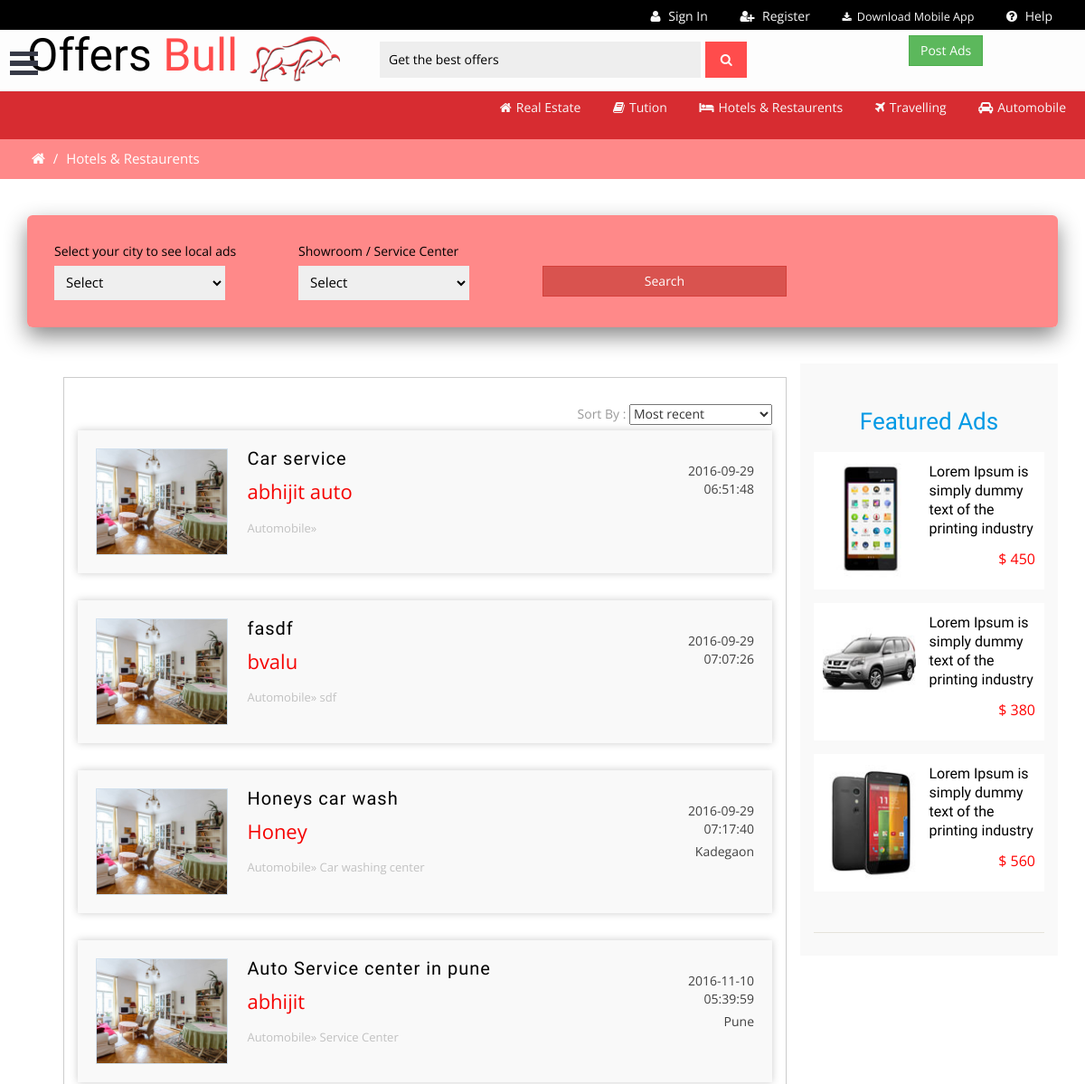
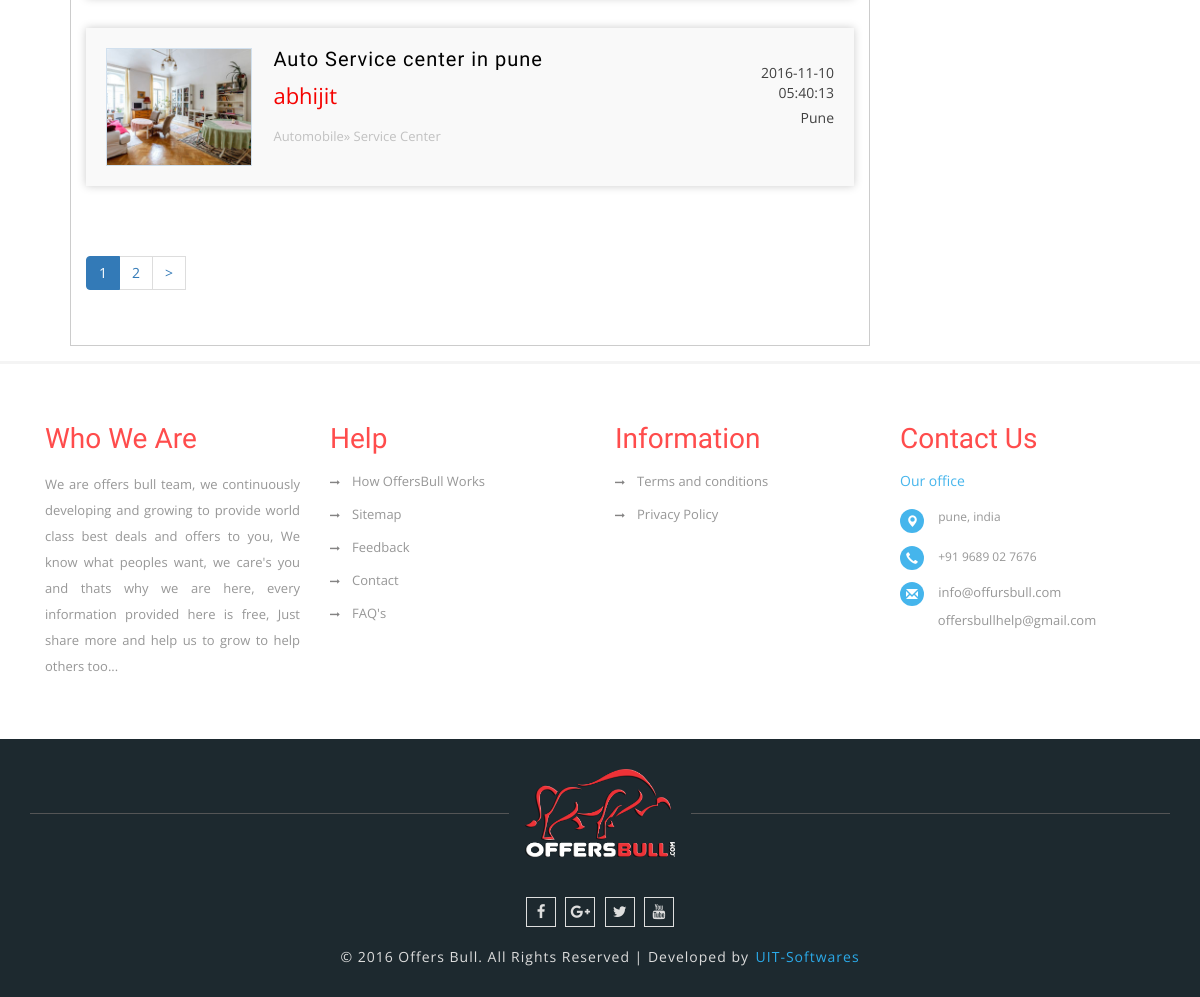
The page /index.php/automobile/auto on the database its author committed (2 pictures, top to bottom).
### tables this page shows
CREATE TABLE IF NOT EXISTS `automobile` (
  `autoid` int(11) NOT NULL AUTO_INCREMENT,
  `name` varchar(255) DEFAULT NULL,
  `title` varchar(255) DEFAULT NULL,
  `type` varchar(255) DEFAULT NULL,
  `address` text,
  `description` text,
  `mobile` varchar(255) DEFAULT NULL,
  `email` varchar(255) DEFAULT NULL,
  `city` varchar(255) DEFAULT NULL,
  `area` varchar(255) DEFAULT NULL,
  `date` datetime DEFAULT NULL,
  `offerend` datetime DEFAULT NULL,
  `category` tinyint(4) DEFAULT NULL,
  `userid` tinyint(4) DEFAULT NULL,
  PRIMARY KEY (`autoid`)
);

### index.php (called while the page is built, shortened)
<?php
require_once BASEPATH.'core/CodeIgniter.php';

### application/views/pages/automobile/container.php (the view, shortened to what this page needs)
<?php
if($datas==null){
	$query= $this->db->get('automobile',5,$this->uri->segment(3));
}
?>
<div class="w3layouts-breadcrumbs text-center">
	<div class="container">
		<span class="agile-breadcrumbs">
			<a href="<?php echo base_url();?>index.php"><i class="fa fa-home home_1"></i></a> /
			<a href="<?php echo base_url();?>index.php"><span>Hotels & Restaurents</span></a>
		</span>
	</div>
</div>
<div class="total-ads main-grid-border">
	<div class="container">
		<div class="select-box">
		<form method="post" id="search" name="search" action="<?php echo base_url();?>Automobile/search">
			<div class="select-city-for-local-ads ads-list">
				<label>Select your city to see local ads</label>
					<select id="city" name="city">
						<option>Select</option>
		            </select>
			</div>
			<div class="browse-category ads-list">
				<label>Showroom / Service Center</label>
				<select id="type" name="type">
				  <option data-tokens="Rent">Select</option>
				</select>
			</div>
			<div class="search-product ads-list">
				<label>&nbsp;</label>
				<button name="submit" class="btn btn-block btn-danger">Search</button>
			</div>
			</form>
		</div>
		<div class="ads-grid">
			<div class="agileinfo-ads-display col-md-9">
				<div class="wrapper">
				<div class="bs-example bs-example-tabs" role="tabpanel" data-example-id="togglable-tabs">
				  <div id="myTabContent" class="tab-content">
					<div role="tabpanel" class="tab-pane fade in active" id="home" aria-labelledby="home-tab">
					   <div>
											<div id="container">
							<div class="sort">
							   <div class="sort-by">
									<label>Sort By : </label>
									<select>
													<option value="">Most recent</option>
									</select>
								   </div>
								 </div>
							<div class="clearfix"></div>
						<ul class="list">
						<?php  if($datas==null){
							foreach ($query->result() as $row)
							{
						?>
							<a href="<?php echo base_url();?>Automobile/manage_view/<?php echo $row->autoid;?>">
								<li>
								<img src="<?php echo base_url();?>assets/images/r1.jpg" title="" alt="" />
								<section class="list-left">
								<h5 class="title"><?php echo $row->title?></h5>
								<span class="adprice"><?php echo $row->name?></span>
								<p class="catpath">Automobile» <?php echo $row->type?></p>
								</section>
								<section class="list-right">
								<span class="date"><?php echo $row->date?></span>
								<span class="cityname"><?php echo $row->city?></span>
								</section>
								<div class="clearfix"></div>
								</li>
							</a>
							<?php } } else {
								foreach ($datas as $row1)
							{?>
							<a href="<?php echo base_url();?>Automobile/manage_view/<?php echo $row1['autoid'];?>">
								<li>
								<img src="<?php echo base_url();?>assets/images/r1.jpg" title="" alt="" />
								<section class="list-left">
								<h5 class="title"><?php echo $row1['title']?></h5>
								<span class="adprice"><?php echo $row1['title']?></span>
								<p class="catpath">Automobile » <?php echo $row1['type']?></p>
								</section>
								<section class="list-right">
								<span class="date"><?php echo $row1['date']?></span>
								<span class="cityname"><?php echo $row1['city']?></span>
								</section>
								<div class="clearfix"></div>
								</li>
							</a>
							<?php }}?>
						</ul>
					</div>
					</div>
					</div>
					<div class="pagination pagination-sm ">
						<?php if($datas==null){ echo $this->pagination->create_links();}?>
					</div>
				  </div>
				</div>
			</div>
			</div>
			<div class="side-bar col-md-3">
			<div class="w3ls-featured-ads">
				<h2 class="sear-head fer">Featured Ads</h2>
				<div class="w3l-featured-ad">
					<a href="single.html">
						<div class="w3-featured-ad-left">
							<img src="<?php echo base_url();?>assets/images/f1.jpg" title="ad image" alt="" />
						</div>
						<div class="w3-featured-ad-right">
							<h4>Lorem Ipsum is simply dummy text of the printing industry</h4>
							<p>$ 450</p>
						</div>
						<div class="clearfix"></div>
					</a>
				</div>
				<div class="w3l-featured-ad">
					<a href="single.html">
						<div class="w3-featured-ad-left">
							<img src="<?php echo base_url();?>assets/images/f2.jpg" title="ad image" alt="" />
						</div>
						<div class="w3-featured-ad-right">
							<h4>Lorem Ipsum is simply dummy text of the printing industry</h4>
							<p>$ 380</p>
						</div>
						<div class="clearfix"></div>
					</a>
				</div>
				<div class="w3l-featured-ad">
					<a href="single.html">
						<div class="w3-featured-ad-left">
							<img src="<?php echo base_url();?>assets/images/f3.jpg" title="ad image" alt="" />
						</div>
						<div class="w3-featured-ad-right">
							<h4>Lorem Ipsum is simply dummy text of the printing industry</h4>
							<p>$ 560</p>
						</div>
						<div class="clearfix"></div>
					</a>
				</div>
			</div>
			</div>
		</div>
	</div>
</div>

### rows shown on the page
automobile: title "Car service", name "abhijit auto", date "2016-09-29 06:51:48"
automobile: title "fasdf", name "bvalu", type "sdf", date "2016-09-29 07:07:26"
automobile: title "Honeys car wash", name "Honey", type "Car washing center", date "2016-09-29 07:17:40", city "Kadegaon"
automobile: title "Auto Service center in pune", name "abhijit", type "Service Center", date "2016-11-10 05:39:59", city "Pune"
automobile: title "Auto Service center in pune", name "abhijit", type "Service Center", date "2016-11-10 05:40:13", city "Pune"

### other values the page prints
$this->pagination->create_links() "1 2 >"
